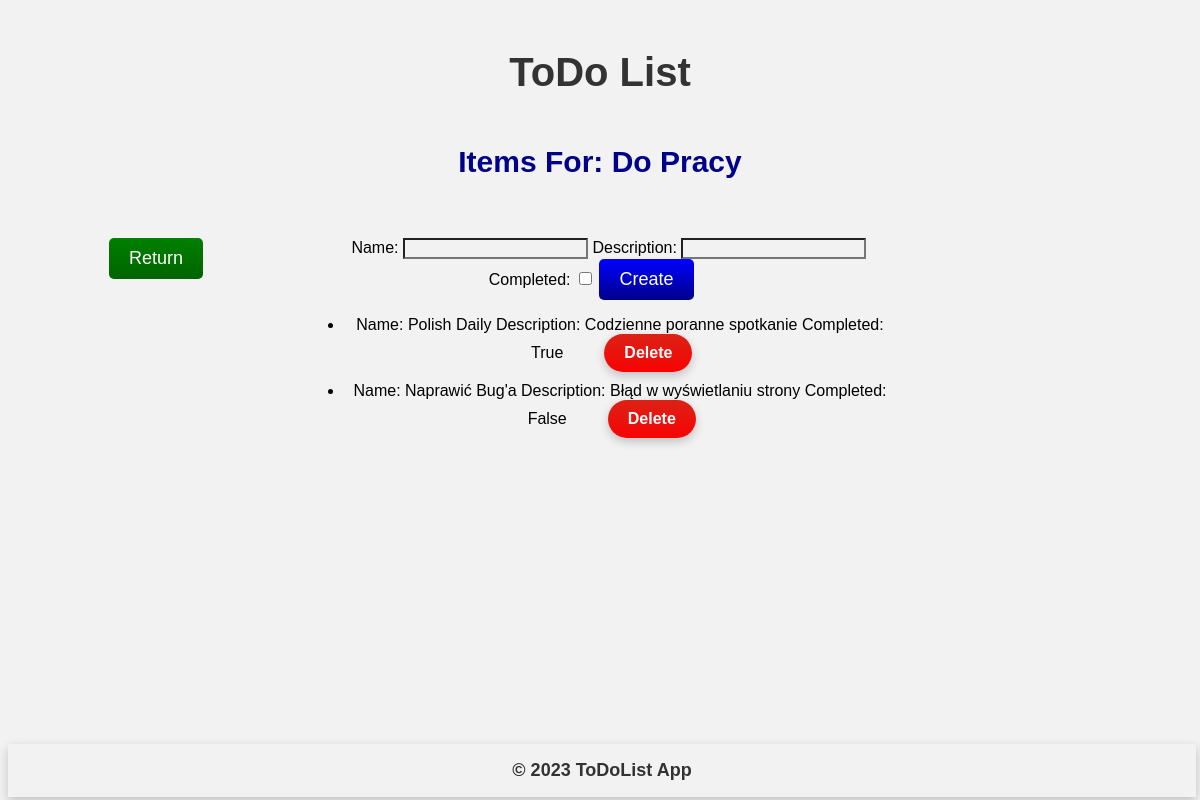
Page /list/Do Pracy/ on the committed database.
### main/models.py (models this page shows, shortened)
class ToDoList(models.Model):
    name = models.CharField(max_length=200)

class Item(models.Model):
    todolist = models.ForeignKey(ToDoList, on_delete=models.CASCADE)
    description = models.CharField(max_length=500,default='')
    text = models.CharField(max_length=300)
    complete = models.BooleanField()

### main/views.py (the view)
# urls.py: path("list/<str:list_name>/",views.createItem,name="list items"),
def createItem(response,list_name):
    list = ToDoList.objects.get(name=list_name)
    if response.method == "POST":
        form = CreateNewItemForList(response.POST)
        if form.is_valid():
            item_name = form.cleaned_data["name"]
            item_description = form.cleaned_data["description"]
            item_completed = form.cleaned_data["completed"]
            try:
                searched = list.item_set.get(text=item_name)
            except Item.DoesNotExist:
                list.item_set.create(text=item_name,description=item_description,complete=item_completed)
            finally:
                searched = None
            return HttpResponseRedirect(f"/list/{list.name}/")
    else:
        form = CreateNewItemForList()
        return render(response,'main/items.html',{"list":list,"form":form})

### main/forms.py
class CreateNewItemForList(forms.Form):
    name = forms.CharField(label="Name",max_length=200)
    description = forms.CharField(label="Description",max_length=400,required=False)
    completed = forms.BooleanField(label="Completed",required=False)

### main/templates/main/items.html (shortened to what this page needs)
{% extends 'main/base.html' %}
{% load static %}
{% block head %}
<link rel ="stylesheet" href="{% static 'items.css' %}">
{% endblock %}
{% block navbar %}
<div class="navbar-title">ToDo List</div>
<div class="navbar-phrase-create_list">
    Items For: {{list.name}}
</div>
{% endblock %}
{% block left-side-content %}
<form method="get" action="/lists/">
    <button type="submit" class = "btn2">
        Return
    </button>
</form>
{% endblock %}
{% block middle-side-content %}
    <form method="post" action="/list/{{list.name}}/item/create/">
        {{form}}
        <button type="submit" class = "btn">
            Create
        </button>
    </form>
    <ul>
        {% for item in list.item_set.all %}
            <li>Name: {{item.text}} Description: {{item.description}} Completed: {{item.complete}}
                <form method="get" action="/list/{{list.name}}/{{item.text}}/delete/">
                    <button type="submit" class = "btn3"> Delete </button>
                </form>
            </li>
        {% endfor %}
    </ul>
{% endblock %}

### main/static/base.css (style rules this page uses)
* { font-family: Arial, sans-serif; background-color: #f2f2f2; box-sizing: border-box; }
form { margin: 3%; display: inline; }
.navbar-title { font-family: Arial, Helvetica, sans-serif; font-size: 36px; font-weight: bold; margin: 50px 0; color: #333; }
.navbar-phrase-create_list { font-family: Arial, Helvetica, sans-serif; font-size: 30px; font-weight: bold; color: darkblue; margin-bottom: 5px; }
.btn { background: linear-gradient(to bottom, blue, darkblue); color: white; border: none; border-radius: 5px; padding: 10px 20px; font-size: 18px; transition: all 0.3s; cursor: pointer; }
.btn2 { background: linear-gradient(to bottom, green, darkgreen); color: white; border: none; border-radius: 5px; padding: 10px 20px; font-size: 18px; transition: all 0.3s; cursor: pointer; }
.btn3 { background: linear-gradient(to bottom, #db2215, #f80303); color: #fff; border: none; border-radius: 25px; padding: 10px 20px; font-size: 1rem; font-weight: bold; box-shadow: 0px 4px 10px rgba(0,0,0,0.2); transition: all 0.3s; margin-bottom: 10px; margin-left: 20px; }

### main/static/items.css (style rules this page uses)
.navbar-title { font-size: 40px; }
button { display: inline; }
.btn3 { background: linear-gradient(to bottom, #db2215, #f80303); color: #fff; border: none; border-radius: 25px; padding: 10px 20px; font-size: 1rem; font-weight: bold; box-shadow: 0px 4px 10px rgba(0,0,0,0.2); transition: all 0.3s; margin-bottom: 10px; margin-left: 20px; }

### rows in the picture
ToDoList: name "Do Pracy"
Item: text "Polish Daily", description "Codzienne poranne spotkanie", complete "True"
Item: text "Naprawić Bug'a", description "Błąd w wyświetlaniu strony", complete "False"
